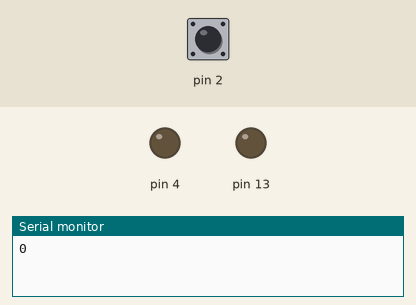
This sketch was run on a simulated Arduino Uno, built with avr-gcc and run on an emulated ATmega328P. On the bench: output pins drawn as LEDs (lit = HIGH), the last lines printed to the serial monitor. The test bench sets the inputs (shaded band); at power-on: pin 2 HIGH.

Above: at 1.2 s.
1.3 s: pin 2 pulled LOW for 0.15 s
At 1.37 s:
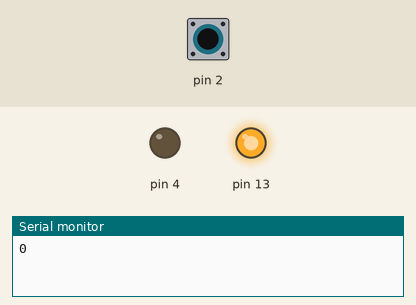
2.9 s: pin 2 pulled LOW for 3.2 s
At 6.8 s:
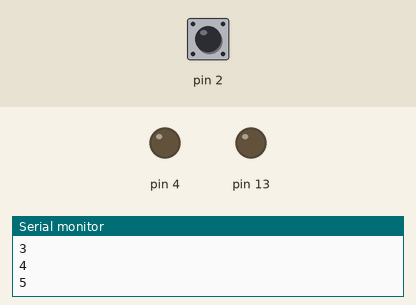
Timing chart, 0 to 8.3 s (numbered marks = the images above; inputs shaded):
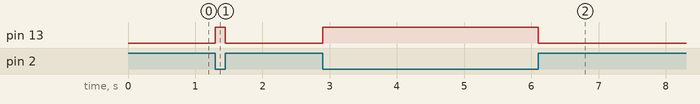

Measured:
- after the input at 1.3 s, pin 13: LOW → HIGH at once, → LOW 0.15 s later
- after the input at 2.9 s, pin 13: LOW → HIGH at once, → LOW 3.2 s later

The sketch:

liberary.ino
```cpp
int i = 0;
long t = 0, duration = 0;
void setup() {
 Serial.begin(9600);
 pinMode(13, OUTPUT);
 pinMode(2, INPUT_PULLUP);
 pinMode(4, OUTPUT);
 digitalWrite(4, LOW);
 t = millis();
}

void loop() {
  duration = millis() - t;
  if (duration >= 1000) {
    Serial.println(i);
      i++;
      t = millis();
  }
  if (digitalRead(2) ==LOW) {
    digitalWrite(13, HIGH);
  } else {
    digitalWrite(13, LOW);
  }

  //delay(1000);
}
```
